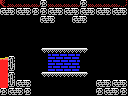

Rendered tile map (Tiled .tmx) drawn with the repository's tilesets; below, a short description and the full map source, tile grids included:
An orthogonal 16x12 tile map with 8x8 px tiles, 1 tile layer (Tile Layer 1) and 6 objects (2x item, big-item, 4x4-item, door-up, breakable-up).

<map version="1.0" orientation="orthogonal" renderorder="right-down" width="16" height="12" tilewidth="8" tileheight="8" nextobjectid="12">
 <properties>
  <property name="down" value="hole" />
  <property name="left" value="lava" />
  <property name="right" value="hole" />
 </properties>
 <tileset firstgid="1" name="tiles" tilewidth="8" tileheight="8" tilecount="256" columns="16">
  <image source="tiles.png" width="128" height="128" />
 </tileset>
 <layer name="Tile Layer 1" width="16" height="12">
  <data encoding="csv">
122,252,252,252,252,165,252,252,252,252,165,252,252,252,252,124,
103,104,103,104,165,165,103,104,103,104,103,104,103,104,103,104,
1,1,1,1,1,103,104,1,1,103,104,1,1,1,1,1,
1,1,1,1,1,1,1,1,1,1,1,1,1,1,1,1,
1,1,1,1,1,1,1,1,1,1,1,1,1,1,1,1,
1,1,1,1,1,1,1,1,1,1,1,1,1,1,1,1,
1,1,1,1,1,172,255,255,255,255,171,1,1,1,1,1,
98,105,1,1,1,1,217,217,217,217,1,1,1,1,1,1,
113,106,1,1,1,1,233,233,233,233,1,1,1,1,1,1,
113,105,1,1,1,172,246,246,246,246,171,1,1,1,1,1,
113,106,103,104,1,1,1,1,1,1,1,1,103,104,103,104,
165,103,104,165,1,1,1,1,1,1,1,1,165,103,104,165
</data>
 </layer>
 <objectgroup name="objects">
  <object id="1" type="item" x="96" y="64" width="16" height="16" />
  <object id="2" type="item" x="56" y="32" width="16" height="16" />
  <object id="3" type="big-item" x="96" y="56" width="32" height="24" />
  <object id="5" type="4x4-item" x="96" y="48" width="32" height="32" />
  <object id="8" type="door-up" x="48" y="0" width="32" height="16" />
  <object id="9" type="breakable-up" x="48" y="0" width="32" height="16" />
 </objectgroup>
</map>
